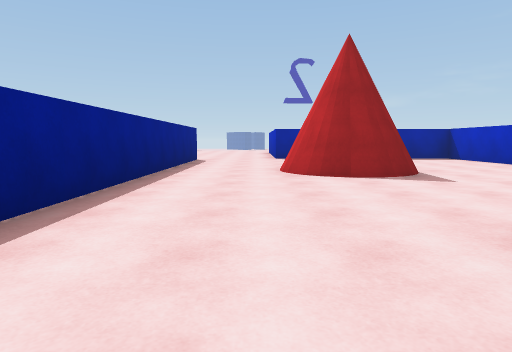
View 1 (above)

18 first-person views from a walk through a 3-D level made in the Unity game engine. The camera is 1.2 m above the floor, tilts 6° down and sees 75° across. The floor is counted in squares, 2 m on a side. Each view is taken from the middle of a square. On the plan, view 1 faces up. The plan holds only what a view shows up to about 10 squares ahead; the rest is blank. The place goes on beyond the plan. The player character is not drawn.

View 2
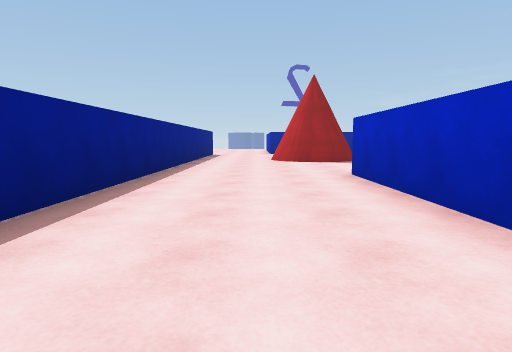

View 3
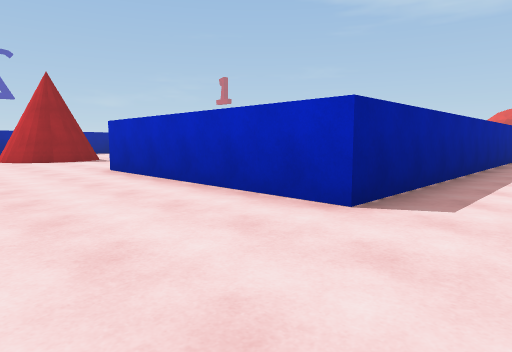

View 4
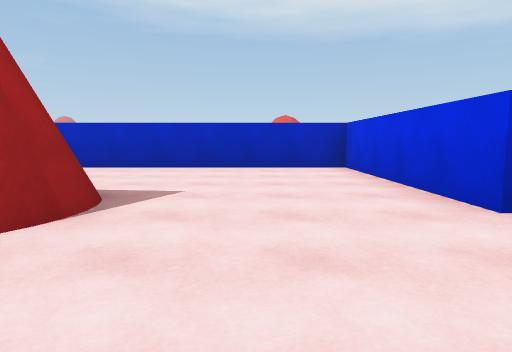

View 5
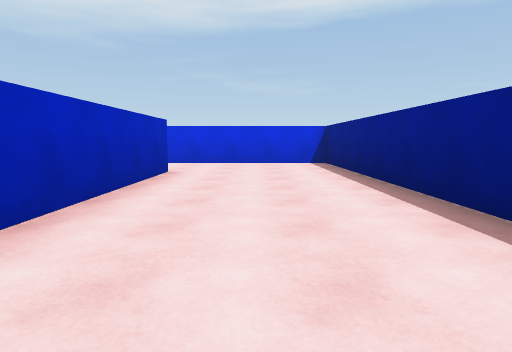

View 6
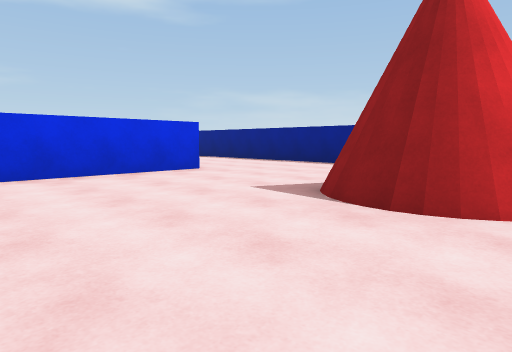

View 7
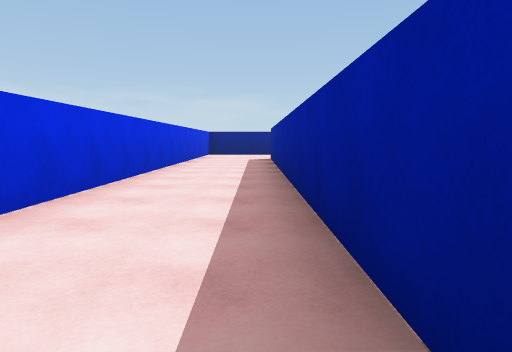

View 8
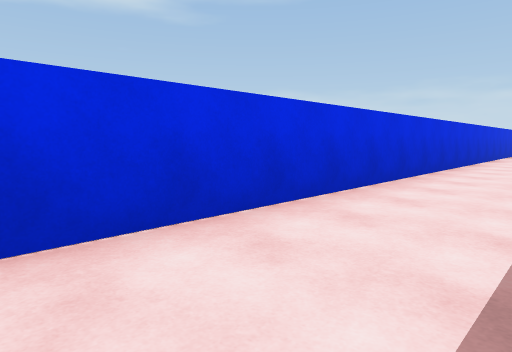

View 9
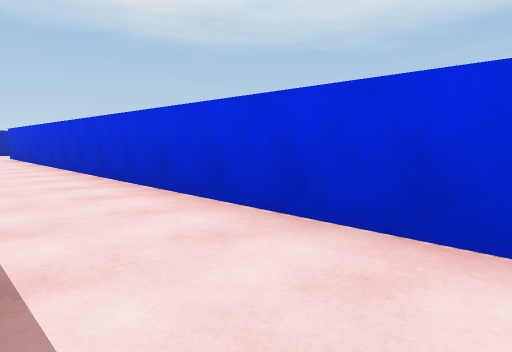

View 10
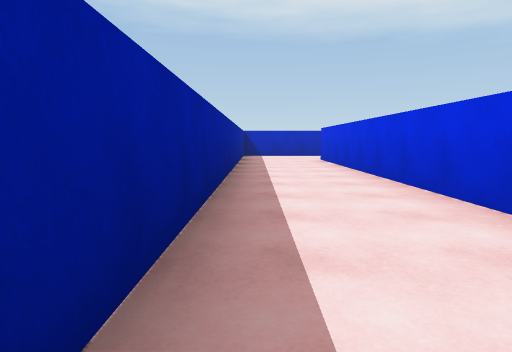

View 11
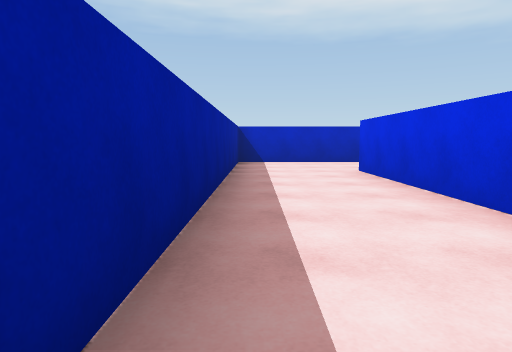

View 12
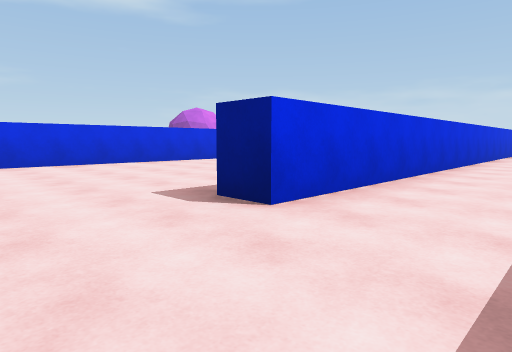

View 13
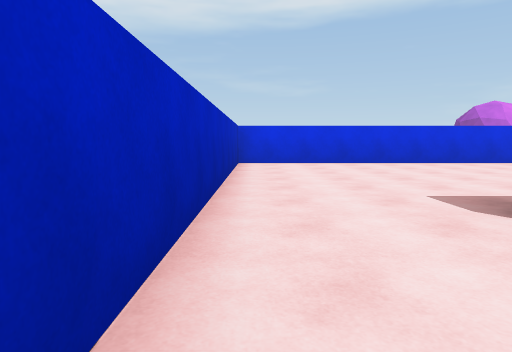

View 14
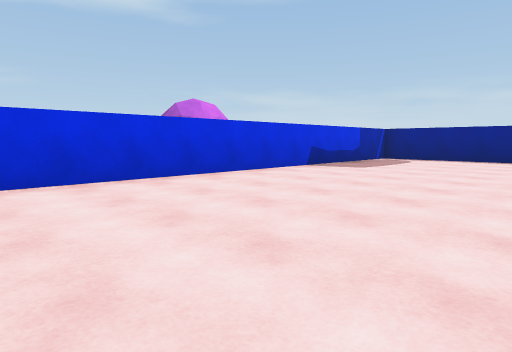

View 15
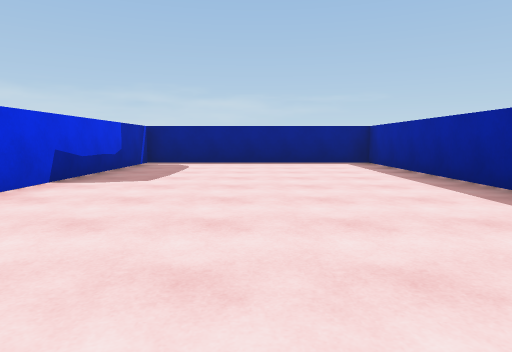

View 16
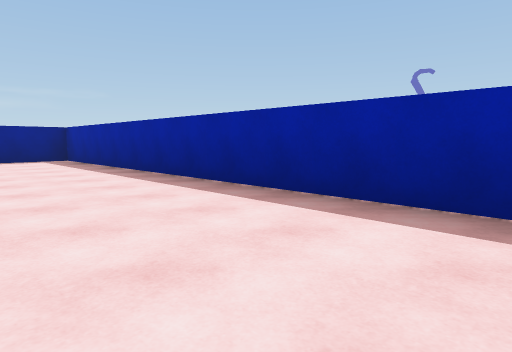

View 17
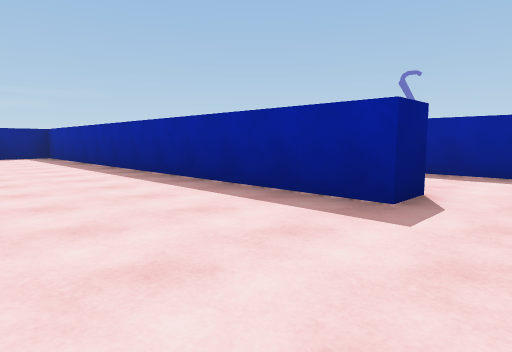

View 18
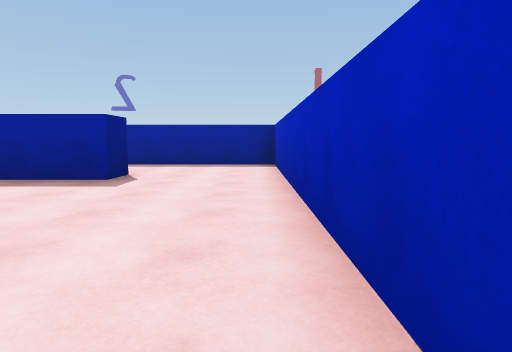

### Floor plan
Points are (right, up) in squares from view 1. A wall is a line through its corners. A room is listed if a view was taken in it or the views show most of it. See-through windows are left out.
Room 1 (views 1, 2, 3, 4, 5, 6)
walls: (1.7, -3.5) (1.7, 2) (6.5, 2) (6.5, 8.5); (-1.9, 8.5) (-1.9, -6.1) (0.6, -6.1)
ways out: opening at (1.5, -4.5) to room 2
Room 2 (views 7, 8, 9, 10, 11, 12, 13, 14, 15, 16, 17, 18)
walls: (12.5, -3.5) (1.7, -3.5); (0.6, -6.1) (27.7, -6.1) (27.7, -6.9) (15.8, -6.9) (15.8, -13) (30.5, -13) (30.5, -3.5) (17.5, -3.5)
ways out: opening at (1.5, -4.5) to room 1

Where each view was taken, in squares from view 1:
view 1: 0 up, 0 right, facing up
view 2: 4 down, 0 right, facing up
view 3: 5 down, 1 left, facing up-right
view 4: 4 up, 1 left, facing right
view 5: 3 up, 0 right, facing down
view 6: 8 up, 6 right, facing down-left
view 7: 4 down, 13 right, facing left
view 8: 4 down, 17 right, facing down-left
view 9: 4 down, 14 right, facing down-right
view 10: 4 down, 17 right, facing right
view 11: 4 down, 21 right, facing right
view 12: 4 down, 30 right, facing down-left
view 13: 4 down, 30 right, facing down
view 14: 8 down, 27 right, facing down-left
view 15: 10 down, 25 right, facing left
view 16: 10 down, 27 right, facing up-left
view 17: 10 down, 29 right, facing up-left
view 18: 12 down, 30 right, facing up
